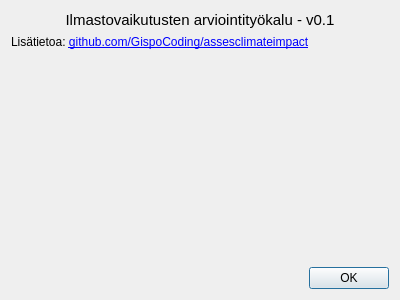
<?xml version="1.0" encoding="UTF-8"?>
<ui version="4.0">
 <class>Dialog</class>
 <widget class="QDialog" name="Dialog">
  <property name="geometry">
   <rect>
    <x>0</x>
    <y>0</y>
    <width>400</width>
    <height>300</height>
   </rect>
  </property>
  <property name="windowTitle">
   <string>Dialog</string>
  </property>
  <layout class="QVBoxLayout" name="verticalLayout_2">
   <item>
    <layout class="QVBoxLayout" name="verticalLayout">
     <item>
      <widget class="QLabel" name="label">
       <property name="font">
        <font>
         <pointsize>11</pointsize>
        </font>
       </property>
       <property name="text">
        <string>Ilmastovaikutusten arviointityökalu - v0.1</string>
       </property>
       <property name="alignment">
        <set>Qt::AlignCenter</set>
       </property>
       <property name="margin">
        <number>8</number>
       </property>
      </widget>
     </item>
     <item>
      <widget class="QLabel" name="label_2">
       <property name="text">
        <string>&lt;html&gt;&lt;head/&gt;&lt;body&gt;&lt;p&gt;Lisätietoa: &lt;a href=&quot;https://github.com/GispoCoding/assesclimateimpact&quot;&gt;&lt;span style=&quot; text-decoration: underline; color:#0000ff;&quot;&gt;github.com/GispoCoding/assesclimateimpact&lt;/span&gt;&lt;/a&gt;&lt;/p&gt;&lt;/body&gt;&lt;/html&gt;</string>
       </property>
       <property name="textFormat">
        <enum>Qt::RichText</enum>
       </property>
       <property name="wordWrap">
        <bool>true</bool>
       </property>
       <property name="openExternalLinks">
        <bool>true</bool>
       </property>
       <property name="textInteractionFlags">
        <set>Qt::TextBrowserInteraction</set>
       </property>
      </widget>
     </item>
     <item>
      <spacer name="verticalSpacer">
       <property name="orientation">
        <enum>Qt::Vertical</enum>
       </property>
       <property name="sizeHint" stdset="0">
        <size>
         <width>20</width>
         <height>40</height>
        </size>
       </property>
      </spacer>
     </item>
     <item>
      <widget class="QDialogButtonBox" name="buttonBox">
       <property name="orientation">
        <enum>Qt::Horizontal</enum>
       </property>
       <property name="standardButtons">
        <set>QDialogButtonBox::Ok</set>
       </property>
      </widget>
     </item>
    </layout>
   </item>
  </layout>
 </widget>
 <resources/>
 <connections>
  <connection>
   <sender>buttonBox</sender>
   <signal>accepted()</signal>
   <receiver>Dialog</receiver>
   <slot>accept()</slot>
   <hints>
    <hint type="sourcelabel">
     <x>248</x>
     <y>254</y>
    </hint>
    <hint type="destinationlabel">
     <x>157</x>
     <y>274</y>
    </hint>
   </hints>
  </connection>
  <connection>
   <sender>buttonBox</sender>
   <signal>rejected()</signal>
   <receiver>Dialog</receiver>
   <slot>reject()</slot>
   <hints>
    <hint type="sourcelabel">
     <x>316</x>
     <y>260</y>
    </hint>
    <hint type="destinationlabel">
     <x>286</x>
     <y>274</y>
    </hint>
   </hints>
  </connection>
 </connections>
</ui>
